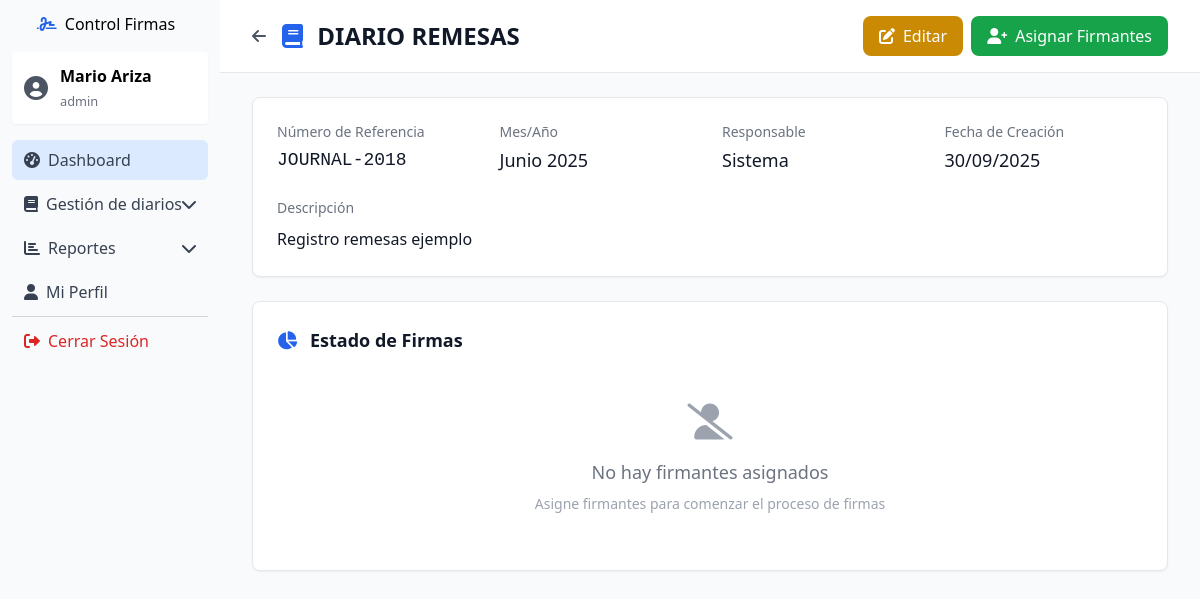
The app's page /public/index.php?controller=libro&action=show&id=18 (signed in) with its own data.
### tables this page shows
CREATE TABLE `libros` (
  `id` int(11) NOT NULL,
  `numero_referencia` varchar(50) NOT NULL,
  `titulo` varchar(200) NOT NULL,
  `descripcion` text DEFAULT NULL,
  `escaneado` tinyint(1) DEFAULT 0,
  `mes` varchar(20) NOT NULL,
  `año` int(11) NOT NULL,
  `fecha_limite` date DEFAULT NULL,
  `estado` enum('activo','cerrado','archivado') NOT NULL DEFAULT 'activo',
  `created_at` timestamp NOT NULL DEFAULT current_timestamp(),
  `updated_at` timestamp NOT NULL DEFAULT current_timestamp() ON UPDATE current_timestamp(),
  `dia` int(50) DEFAULT NULL,
  `created_by` varchar(200) DEFAULT NULL
);

### controllers/LibroController.php (called while the page is built, shortened)
<?php
require_once __DIR__ . '/../models/Libro.php';
class LibroController
{
    private $libroModel;
    private $firmaModel;
    public function __construct()
    {
        $this->pdo = $this->getConnection();
        $this->libroModel = new Libro($this->pdo);
        $this->firmaModel = new Firma($this->pdo);
    }
    private function getConnection()
    {
        static $pdo = null;
        if ($pdo === null) {
            $pdo = require __DIR__ . '/../config/database.php';
        }
        return $pdo;
    }
    public function show()
    {
        $id = $_GET['id'] ?? null;
        $libro = $this->libroModel->getLibroById($id);
        $firmas = $this->firmaModel->getFirmasByLibro($id);
        require_once __DIR__ . '/../views/libros/show.php';
    }
}

### models/Libro.php (called while the page is built, shortened)
<?php
class Libro
{
    private $pdo;
    public function __construct($pdo)
    {
        $this->pdo = $pdo;
    }
    public function getLibroById($id)
    {
        try {
            $sql = "
                SELECT
                    l.*,
                    'Sistema' as responsable
                FROM libros l
                WHERE l.id = ?
            ";
            $stmt = $this->pdo->prepare($sql);
            $stmt->execute([$id]);
            return $stmt->fetch(PDO::FETCH_ASSOC);
        } catch (PDOException $e) {
            error_log("Error en getLibroById: " . $e->getMessage());
            return false;
        }
    }
}

### views/libros/show.php (the view, shortened to what this page needs)
<?php
require_once __DIR__ . '/../../controllers/LibroController.php';
?>
<!DOCTYPE html>
<html lang="es">
<head>
    <link href="<?php echo $_SERVER['REQUEST_SCHEME'] . '://' . $_SERVER['HTTP_HOST'] . '/firmas/'; ?>assets/css/main.css" rel="stylesheet">
    <script src="https://cdn.tailwindcss.com"></script>
    <link href="https://cdnjs.cloudflare.com/ajax/libs/font-awesome/6.0.0/css/all.min.css" rel="stylesheet">
</head>
<body class="bg-gray-50">
    <div class="flex h-screen">
        <?php include __DIR__ . '/../../includes/sidebar.php'; ?>
        <div class="main-content flex-1 flex flex-col overflow-hidden">
            <header class="bg-white shadow-sm border-b border-gray-200">
                <div class="max-w-7xl mx-auto py-4 px-4 sm:px-6 lg:px-8">
                    <div class="flex justify-between items-center">
                        <div class="flex items-center space-x-4">
                            <a href="index.php?controller=libro&action=index"
                                class="text-gray-600 hover:text-gray-900 transition duration-200">
                                <i class="fas fa-arrow-left"></i>
                            </a>
                            <h1 class="text-2xl font-bold text-gray-900">
                                <i class="fas fa-book mr-2 text-blue-600"></i>
                                <?php echo htmlspecialchars($libro['titulo']); ?>
                            </h1>
                        </div>
                        <div class="flex space-x-2">
                            <a href="index.php?controller=libro&action=edit&id=<?php echo $libro['id']; ?>"
                                class="bg-yellow-600 hover:bg-yellow-700 text-white px-4 py-2 rounded-lg transition duration-200 flex items-center">
                                <i class="fas fa-edit mr-2"></i>
                                Editar
                            </a>
                            <button onclick="toggleAssignModal()"
                                class="bg-green-600 hover:bg-green-700 text-white px-4 py-2 rounded-lg transition duration-200 flex items-center">
                                <i class="fas fa-user-plus mr-2"></i>
                                Asignar Firmantes
                            </button>
                        </div>
                    </div>
                </div>
            </header>
            <main class="flex-1 overflow-x-hidden overflow-y-auto bg-gray-50">
                <div class="max-w-7xl mx-auto py-6 px-4 sm:px-6 lg:px-8">
                    <div class="bg-white rounded-lg shadow-sm border border-gray-200 p-6 mb-6">
                        <div class="grid grid-cols-1 md:grid-cols-2 lg:grid-cols-4 gap-6">
                            <div>
                                <label class="block text-sm font-medium text-gray-500 mb-1">Número de Referencia</label>
                                <p class="text-lg font-mono text-gray-900"><?php echo htmlspecialchars($libro['numero_referencia']); ?></p>
                            </div>
                            <div>
                                <label class="block text-sm font-medium text-gray-500 mb-1">Mes/Año</label>
                                <p class="text-lg text-gray-900">
                                    <?php
                                    $meses = [
                                        '01' => 'Enero',
                                        '02' => 'Febrero',
                                        '03' => 'Marzo',
                                        '04' => 'Abril',
                                        '05' => 'Mayo',
                                        '06' => 'Junio',
                                        '07' => 'Julio',
                                        '08' => 'Agosto',
                                        '09' => 'Septiembre',
                                        '10' => 'Octubre',
                                        '11' => 'Noviembre',
                                        '12' => 'Diciembre'
                                    ];
                                    $mesNombre = $meses[$libro['mes']] ?? $libro['mes'];
                                    echo $mesNombre . ' ' . $libro['año'];
                                    ?>
                                </p>
                            </div>
                            <div>
                                <label class="block text-sm font-medium text-gray-500 mb-1">Responsable</label>
                                <p class="text-lg text-gray-900"><?php echo htmlspecialchars($libro['responsable']); ?></p>
                            </div>
                            <div>
                                <label class="block text-sm font-medium text-gray-500 mb-1">Fecha de Creación</label>
                                <p class="text-lg text-gray-900"><?php echo date('d/m/Y', strtotime($libro['created_at'])); ?></p>
                            </div>
                        </div>
                        <?php if (!empty($libro['descripcion'])): ?>
                            <div class="mt-6">
                                <label class="block text-sm font-medium text-gray-500 mb-2">Descripción</label>
                                <p class="text-gray-900 leading-relaxed"><?php echo nl2br(htmlspecialchars($libro['descripcion'])); ?></p>
                            </div>
                        <?php endif; ?>
                    </div>
                    <div class="bg-white rounded-lg shadow-sm border border-gray-200 p-6 mb-6">
                        <h2 class="text-lg font-semibold text-gray-900 mb-4">
                            <i class="fas fa-chart-pie mr-2 text-blue-600"></i>
                            Estado de Firmas
                        </h2>
                        <?php if (!empty($firmas)): ?>
                            <?php
                            $totalFirmas = count($firmas);
                            $firmasCompletadas = count(array_filter($firmas, function ($f) {
                                return $f['estado'] === 'firmado';
                            }));
                            $firmasPendientes = $totalFirmas - $firmasCompletadas;
                            $porcentaje = $totalFirmas > 0 ? ($firmasCompletadas / $totalFirmas) * 100 : 0;
                            ?>
                            <div class="grid grid-cols-1 md:grid-cols-3 gap-4 mb-6">
                                <div class="bg-blue-50 rounded-lg p-4">
                                    <div class="flex items-center">
                                        <div class="flex-shrink-0">
                                            <i class="fas fa-users text-2xl text-blue-600"></i>
                                        </div>
                                        <div class="ml-4">
                                            <p class="text-sm font-medium text-blue-600">Total Firmantes</p>
                                            <p class="text-2xl font-bold text-blue-900"><?php echo $totalFirmas; ?></p>
                                        </div>
                                    </div>
                                </div>
                                <div class="bg-green-50 rounded-lg p-4">
                                    <div class="flex items-center">
                                        <div class="flex-shrink-0">
                                            <i class="fas fa-check-circle text-2xl text-green-600"></i>
                                        </div>
                                        <div class="ml-4">
                                            <p class="text-sm font-medium text-green-600">Firmadas</p>
                                            <p class="text-2xl font-bold text-green-900"><?php echo $firmasCompletadas; ?></p>
                                        </div>
                                    </div>
                                </div>
                                <div class="bg-red-50 rounded-lg p-4">
                                    <div class="flex items-center">
                                        <div class="flex-shrink-0">
                                            <i class="fas fa-clock text-2xl text-red-600"></i>
                                        </div>
                                        <div class="ml-4">
                                            <p class="text-sm font-medium text-red-600">Pendientes</p>
                                            <p class="text-2xl font-bold text-red-900"><?php echo $firmasPendientes; ?></p>
                                        </div>
                                    </div>
                                </div>
                            </div>
                            <div class="mb-4">
                                <div class="flex justify-between text-sm text-gray-600 mb-1">
                                    <span>Progreso</span>
                                    <span><?php echo number_format($porcentaje, 1); ?>%</span>
                                </div>
                                <div class="w-full bg-gray-200 rounded-full h-3">
                                    <div class="bg-green-600 h-3 rounded-full transition-all duration-300"
                                        style="width: <?php echo $porcentaje; ?>%"></div>
                                </div>
                            </div>
                        <?php else: ?>
                            <div class="text-center py-8">
                                <i class="fas fa-user-slash text-4xl text-gray-400 mb-4"></i>
                                <p class="text-gray-500 text-lg">No hay firmantes asignados</p>
                                <p class="text-gray-400 text-sm mt-2">Asigne firmantes para comenzar el proceso de firmas</p>
                            </div>
                        <?php endif; ?>
                    </div>
                </div>
            </main>
        </div>
    </div>
</body>
</html>

### records on screen
libros: titulo "DIARIO REMESAS", numero_referencia "JOURNAL-2018", mes "Junio", año "2025", created_at "30/09/2025", descripcion "Registro remesas ejemplo"

### other values on screen
$_SESSION['nombre'] "Mario Ariza"
$_SESSION['rol'] "admin"
$libro['responsable'] "Sistema"
